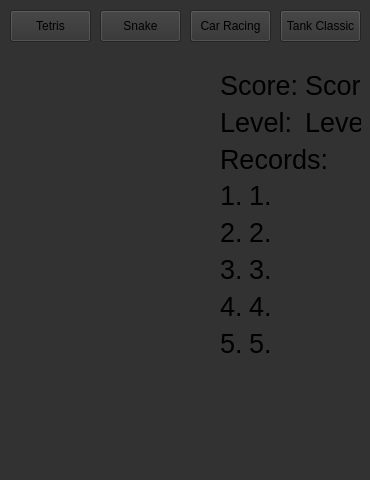
<?xml version="1.0" encoding="UTF-8"?>
<ui version="4.0">
 <class>View</class>
 <widget class="QMainWindow" name="View">
  <property name="geometry">
   <rect>
    <x>0</x>
    <y>0</y>
    <width>370</width>
    <height>480</height>
   </rect>
  </property>
  <property name="minimumSize">
   <size>
    <width>370</width>
    <height>480</height>
   </size>
  </property>
  <property name="maximumSize">
   <size>
    <width>370</width>
    <height>480</height>
   </size>
  </property>
  <property name="windowTitle">
   <string>View</string>
  </property>
  <property name="styleSheet">
   <string notr="true">background-color: rgb(50,50,50);</string>
  </property>
  <widget class="QWidget" name="centralwidget">
   <widget class="QStackedWidget" name="stacked_widget">
    <property name="geometry">
     <rect>
      <x>10</x>
      <y>40</y>
      <width>351</width>
      <height>420</height>
     </rect>
    </property>
    <property name="currentIndex">
     <number>1</number>
    </property>
    <widget class="QWidget" name="stacked_widget_tetris">
     <widget class="GridWidget" name="widget_tetris" native="true">
      <property name="geometry">
       <rect>
        <x>0</x>
        <y>-1</y>
        <width>210</width>
        <height>421</height>
       </rect>
      </property>
     </widget>
     <widget class="NextPlayerGridWidget" name="widget_tetris_next_player" native="true">
      <property name="geometry">
       <rect>
        <x>230</x>
        <y>0</y>
        <width>84</width>
        <height>84</height>
       </rect>
      </property>
      <property name="minimumSize">
       <size>
        <width>84</width>
        <height>84</height>
       </size>
      </property>
      <property name="maximumSize">
       <size>
        <width>84</width>
        <height>84</height>
       </size>
      </property>
     </widget>
     <widget class="QLabel" name="label_state_tetris">
      <property name="geometry">
       <rect>
        <x>290</x>
        <y>400</y>
        <width>58</width>
        <height>16</height>
       </rect>
      </property>
      <property name="text">
       <string/>
      </property>
     </widget>
     <widget class="QWidget" name="">
      <property name="geometry">
       <rect>
        <x>210</x>
        <y>210</y>
        <width>131</width>
        <height>191</height>
       </rect>
      </property>
      <layout class="QFormLayout" name="form_layout_score_tet">
       <item row="0" column="1">
        <widget class="QLabel" name="label_records_1_value">
         <property name="styleSheet">
          <string notr="true">font-size: 20pt</string>
         </property>
         <property name="text">
          <string>1.</string>
         </property>
        </widget>
       </item>
       <item row="1" column="0">
        <widget class="QLabel" name="label_records_2">
         <property name="styleSheet">
          <string notr="true">font-size: 20pt</string>
         </property>
         <property name="text">
          <string>2.</string>
         </property>
        </widget>
       </item>
       <item row="1" column="1">
        <widget class="QLabel" name="label_records_2_value">
         <property name="styleSheet">
          <string notr="true">font-size: 20pt</string>
         </property>
         <property name="text">
          <string>2.</string>
         </property>
        </widget>
       </item>
       <item row="2" column="0">
        <widget class="QLabel" name="label_records_3">
         <property name="styleSheet">
          <string notr="true">font-size: 20pt</string>
         </property>
         <property name="text">
          <string>3.</string>
         </property>
        </widget>
       </item>
       <item row="2" column="1">
        <widget class="QLabel" name="label_records_3_value">
         <property name="styleSheet">
          <string notr="true">font-size: 20pt</string>
         </property>
         <property name="text">
          <string>3.</string>
         </property>
        </widget>
       </item>
       <item row="3" column="0">
        <widget class="QLabel" name="label_records_4">
         <property name="styleSheet">
          <string notr="true">font-size: 20pt</string>
         </property>
         <property name="text">
          <string>4.</string>
         </property>
        </widget>
       </item>
       <item row="3" column="1">
        <widget class="QLabel" name="label_records_4_value">
         <property name="styleSheet">
          <string notr="true">font-size: 20pt</string>
         </property>
         <property name="text">
          <string>4.</string>
         </property>
        </widget>
       </item>
       <item row="4" column="0">
        <widget class="QLabel" name="label_records_5">
         <property name="styleSheet">
          <string notr="true">font-size: 20pt</string>
         </property>
         <property name="text">
          <string>5.</string>
         </property>
        </widget>
       </item>
       <item row="4" column="1">
        <widget class="QLabel" name="label_records_5_value">
         <property name="styleSheet">
          <string notr="true">font-size: 20pt</string>
         </property>
         <property name="text">
          <string>5.</string>
         </property>
        </widget>
       </item>
       <item row="0" column="0">
        <widget class="QLabel" name="label_records_1">
         <property name="styleSheet">
          <string notr="true">font-size: 20pt</string>
         </property>
         <property name="text">
          <string>1.</string>
         </property>
        </widget>
       </item>
      </layout>
     </widget>
     <widget class="QWidget" name="">
      <property name="geometry">
       <rect>
        <x>210</x>
        <y>90</y>
        <width>151</width>
        <height>121</height>
       </rect>
      </property>
      <layout class="QFormLayout" name="form_layout_level_tet">
       <item row="0" column="0">
        <widget class="QLabel" name="label_score_tetris">
         <property name="styleSheet">
          <string notr="true">font-size: 20pt</string>
         </property>
         <property name="text">
          <string>Score:</string>
         </property>
        </widget>
       </item>
       <item row="0" column="1">
        <widget class="QLabel" name="label_score_tetris_value">
         <property name="styleSheet">
          <string notr="true">font-size: 20pt</string>
         </property>
         <property name="text">
          <string>Score:</string>
         </property>
        </widget>
       </item>
       <item row="1" column="0">
        <widget class="QLabel" name="label_level_tetris">
         <property name="styleSheet">
          <string notr="true">font-size: 20pt</string>
         </property>
         <property name="text">
          <string>Level:</string>
         </property>
        </widget>
       </item>
       <item row="1" column="1">
        <widget class="QLabel" name="label_level_tetris_value">
         <property name="styleSheet">
          <string notr="true">font-size: 20pt</string>
         </property>
         <property name="text">
          <string>Level:</string>
         </property>
        </widget>
       </item>
       <item row="2" column="0" colspan="2">
        <widget class="QLabel" name="label_records">
         <property name="styleSheet">
          <string notr="true">font-size: 20pt</string>
         </property>
         <property name="text">
          <string>Records:</string>
         </property>
        </widget>
       </item>
      </layout>
     </widget>
    </widget>
    <widget class="QWidget" name="stacked_widget_snake">
     <widget class="GridWidget" name="widget_snake" native="true">
      <property name="geometry">
       <rect>
        <x>0</x>
        <y>0</y>
        <width>210</width>
        <height>420</height>
       </rect>
      </property>
     </widget>
     <widget class="QLabel" name="label_state_snake">
      <property name="geometry">
       <rect>
        <x>290</x>
        <y>400</y>
        <width>58</width>
        <height>16</height>
       </rect>
      </property>
      <property name="text">
       <string/>
      </property>
     </widget>
     <widget class="QWidget" name="">
      <property name="geometry">
       <rect>
        <x>210</x>
        <y>140</y>
        <width>121</width>
        <height>191</height>
       </rect>
      </property>
      <layout class="QFormLayout" name="form_layout_score">
       <item row="0" column="0">
        <widget class="QLabel" name="label_records_snake_1">
         <property name="styleSheet">
          <string notr="true">font-size: 20pt</string>
         </property>
         <property name="text">
          <string>1.</string>
         </property>
        </widget>
       </item>
       <item row="0" column="1">
        <widget class="QLabel" name="label_records_snake_1_value">
         <property name="styleSheet">
          <string notr="true">font-size: 20pt</string>
         </property>
         <property name="text">
          <string>1.</string>
         </property>
        </widget>
       </item>
       <item row="1" column="0">
        <widget class="QLabel" name="label_records_snake_2">
         <property name="styleSheet">
          <string notr="true">font-size: 20pt</string>
         </property>
         <property name="text">
          <string>2.</string>
         </property>
        </widget>
       </item>
       <item row="1" column="1">
        <widget class="QLabel" name="label_records_snake_2_value">
         <property name="styleSheet">
          <string notr="true">font-size: 20pt</string>
         </property>
         <property name="text">
          <string>2.</string>
         </property>
        </widget>
       </item>
       <item row="2" column="0">
        <widget class="QLabel" name="label_records_snake_3">
         <property name="styleSheet">
          <string notr="true">font-size: 20pt</string>
         </property>
         <property name="text">
          <string>3.</string>
         </property>
        </widget>
       </item>
       <item row="2" column="1">
        <widget class="QLabel" name="label_records_snake_3_value">
         <property name="styleSheet">
          <string notr="true">font-size: 20pt</string>
         </property>
         <property name="text">
          <string>3.</string>
         </property>
        </widget>
       </item>
       <item row="3" column="0">
        <widget class="QLabel" name="label_records_snake_4">
         <property name="styleSheet">
          <string notr="true">font-size: 20pt</string>
         </property>
         <property name="text">
          <string>4.</string>
         </property>
        </widget>
       </item>
       <item row="3" column="1">
        <widget class="QLabel" name="label_records_snake_4_value">
         <property name="styleSheet">
          <string notr="true">font-size: 20pt</string>
         </property>
         <property name="text">
          <string>4.</string>
         </property>
        </widget>
       </item>
       <item row="4" column="0">
        <widget class="QLabel" name="label_records_snake_5">
         <property name="styleSheet">
          <string notr="true">font-size: 20pt</string>
         </property>
         <property name="text">
          <string>5.</string>
         </property>
        </widget>
       </item>
       <item row="4" column="1">
        <widget class="QLabel" name="label_records_snake_5_value">
         <property name="styleSheet">
          <string notr="true">font-size: 20pt</string>
         </property>
         <property name="text">
          <string>5.</string>
         </property>
        </widget>
       </item>
      </layout>
     </widget>
     <widget class="QWidget" name="">
      <property name="geometry">
       <rect>
        <x>210</x>
        <y>30</y>
        <width>158</width>
        <height>113</height>
       </rect>
      </property>
      <layout class="QFormLayout" name="form_layout_level">
       <item row="0" column="0">
        <widget class="QLabel" name="label_score_snake">
         <property name="styleSheet">
          <string notr="true">font-size: 20pt</string>
         </property>
         <property name="text">
          <string>Score:</string>
         </property>
        </widget>
       </item>
       <item row="0" column="1">
        <widget class="QLabel" name="label_score_snake_value">
         <property name="styleSheet">
          <string notr="true">font-size: 20pt</string>
         </property>
         <property name="text">
          <string>Score:</string>
         </property>
        </widget>
       </item>
       <item row="1" column="0">
        <widget class="QLabel" name="label_level_snake">
         <property name="styleSheet">
          <string notr="true">font-size: 20pt</string>
         </property>
         <property name="text">
          <string>Level:</string>
         </property>
        </widget>
       </item>
       <item row="1" column="1">
        <widget class="QLabel" name="label_level_snake_value">
         <property name="styleSheet">
          <string notr="true">font-size: 20pt</string>
         </property>
         <property name="text">
          <string>Level:</string>
         </property>
        </widget>
       </item>
       <item row="2" column="0" colspan="2">
        <widget class="QLabel" name="label_records_snake">
         <property name="styleSheet">
          <string notr="true">font-size: 20pt</string>
         </property>
         <property name="text">
          <string>Records:</string>
         </property>
        </widget>
       </item>
      </layout>
     </widget>
    </widget>
    <widget class="QWidget" name="stacked_widget_car_racing">
     <widget class="QLabel" name="label_3">
      <property name="geometry">
       <rect>
        <x>100</x>
        <y>110</y>
        <width>58</width>
        <height>16</height>
       </rect>
      </property>
      <property name="text">
       <string>car_racing</string>
      </property>
     </widget>
     <widget class="GridWidget" name="widget_car_racing" native="true">
      <property name="geometry">
       <rect>
        <x>0</x>
        <y>0</y>
        <width>210</width>
        <height>420</height>
       </rect>
      </property>
     </widget>
    </widget>
    <widget class="QWidget" name="stacked_widget_tank_classic">
     <widget class="QLabel" name="label">
      <property name="geometry">
       <rect>
        <x>10</x>
        <y>210</y>
        <width>58</width>
        <height>16</height>
       </rect>
      </property>
      <property name="text">
       <string>Tank classic</string>
      </property>
     </widget>
     <widget class="GridWidget" name="widget_tank_classic" native="true">
      <property name="geometry">
       <rect>
        <x>0</x>
        <y>0</y>
        <width>210</width>
        <height>420</height>
       </rect>
      </property>
     </widget>
    </widget>
   </widget>
   <widget class="QPushButton" name="push_button_tetris">
    <property name="geometry">
     <rect>
      <x>10</x>
      <y>10</y>
      <width>81</width>
      <height>32</height>
     </rect>
    </property>
    <property name="text">
     <string>Tetris</string>
    </property>
   </widget>
   <widget class="QPushButton" name="push_button_snake">
    <property name="geometry">
     <rect>
      <x>100</x>
      <y>10</y>
      <width>81</width>
      <height>32</height>
     </rect>
    </property>
    <property name="text">
     <string>Snake</string>
    </property>
   </widget>
   <widget class="QPushButton" name="push_button_car_racing">
    <property name="geometry">
     <rect>
      <x>190</x>
      <y>10</y>
      <width>81</width>
      <height>32</height>
     </rect>
    </property>
    <property name="text">
     <string>Car Racing</string>
    </property>
   </widget>
   <widget class="QPushButton" name="push_button_tank_classic">
    <property name="geometry">
     <rect>
      <x>280</x>
      <y>10</y>
      <width>81</width>
      <height>32</height>
     </rect>
    </property>
    <property name="text">
     <string>Tank Classic</string>
    </property>
   </widget>
  </widget>
 </widget>
 <customwidgets>
  <customwidget>
   <class>GridWidget</class>
   <extends>QWidget</extends>
   <header>QWidget</header>
   <container>1</container>
  </customwidget>
  <customwidget>
   <class>NextPlayerGridWidget</class>
   <extends>QWidget</extends>
   <header>QWidget</header>
   <container>1</container>
  </customwidget>
 </customwidgets>
 <resources/>
 <connections/>
</ui>
